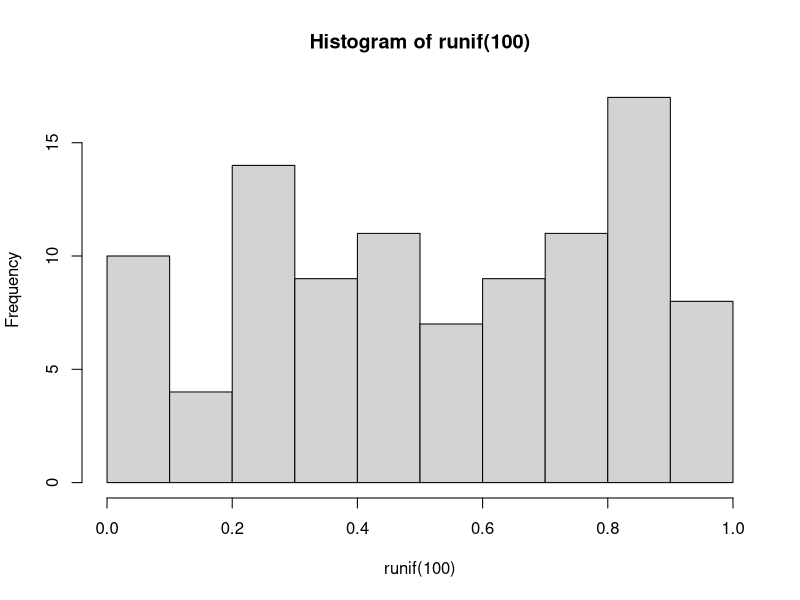
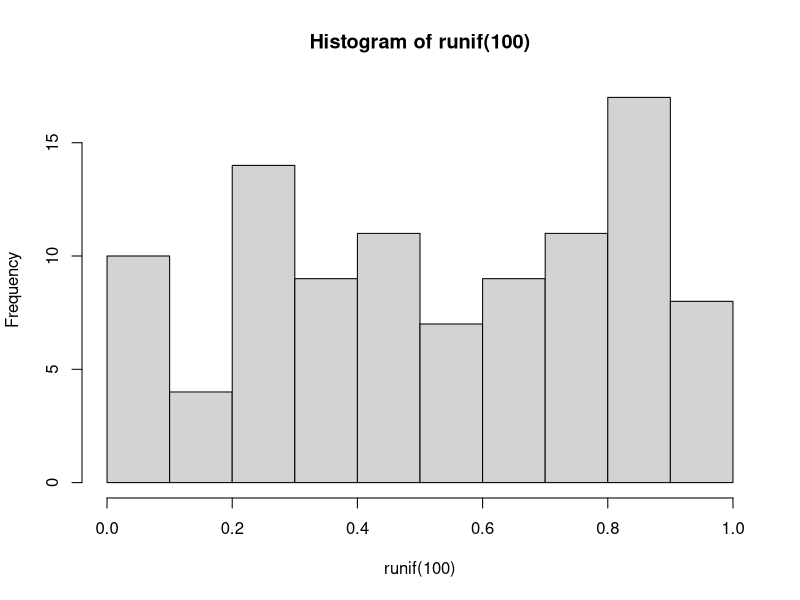
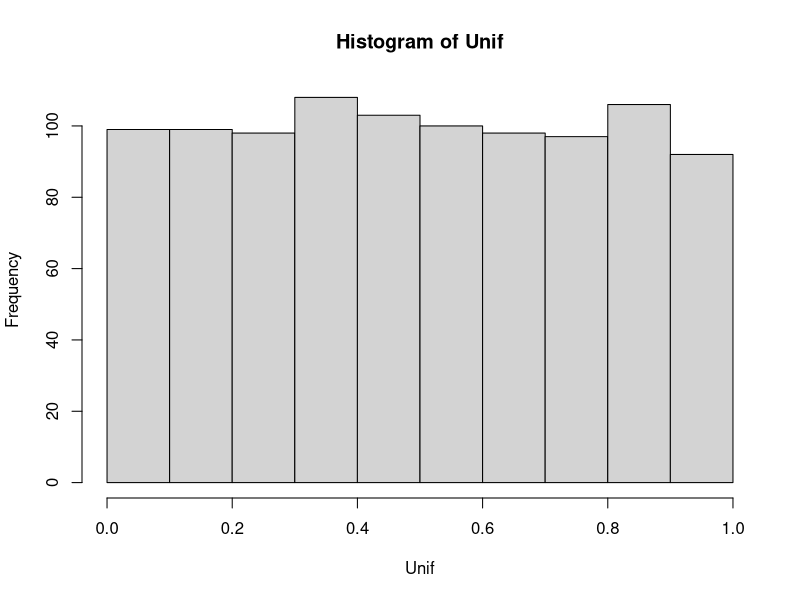
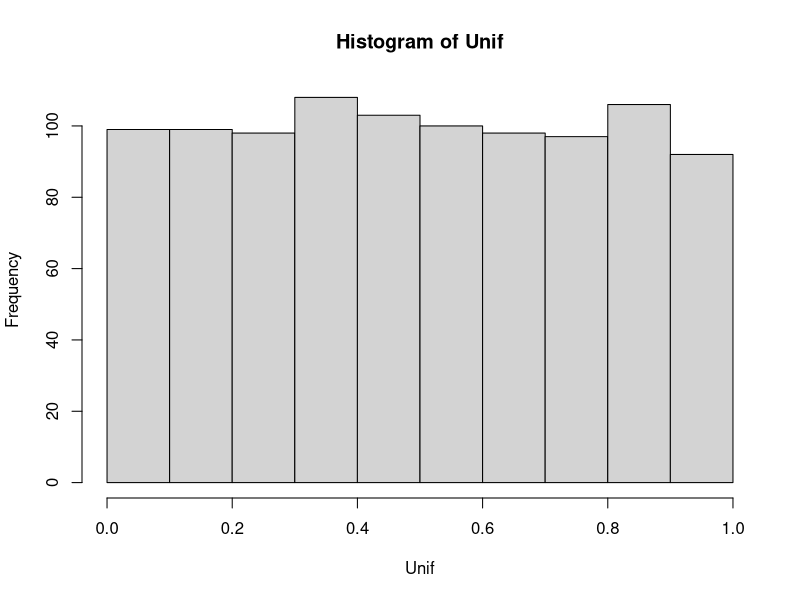
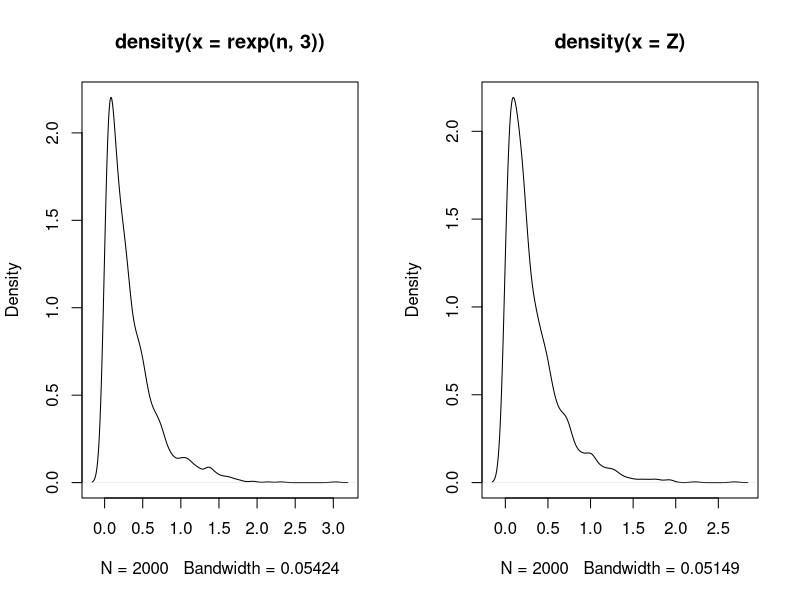
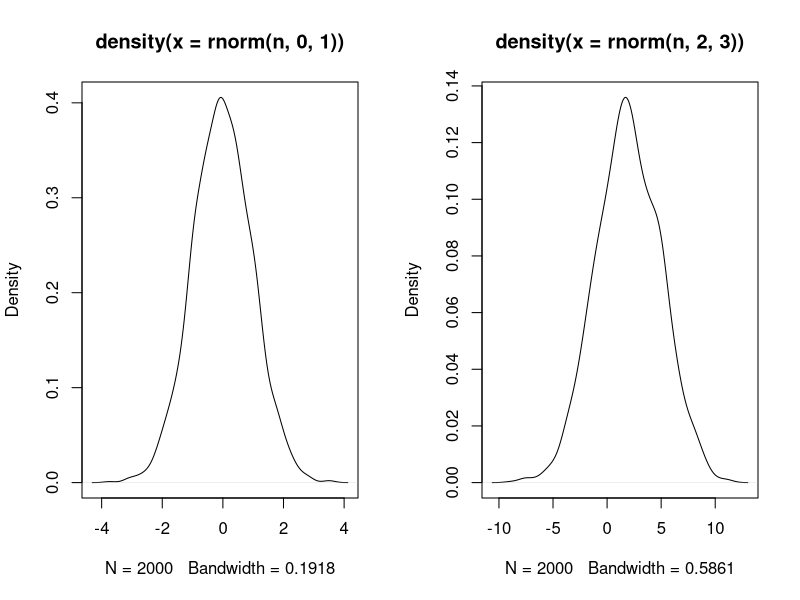
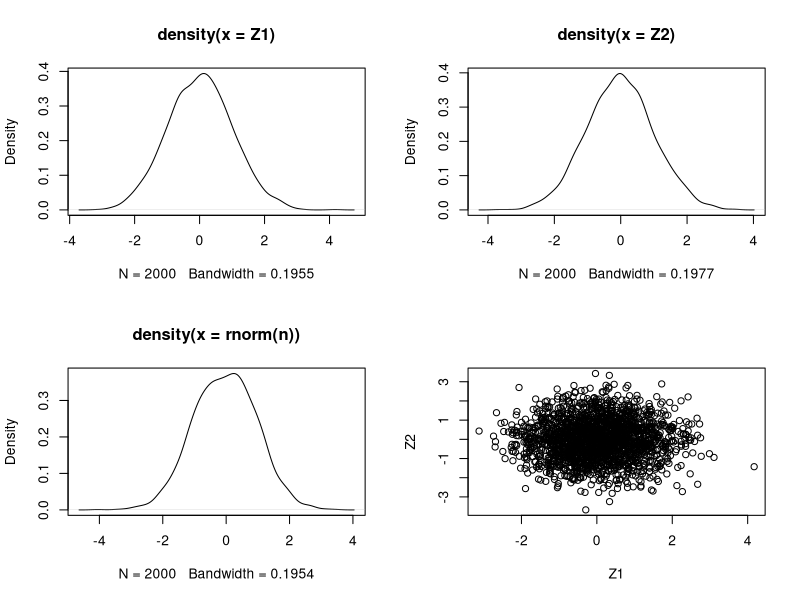

Reproduce these figures in R, in order. (Note: this script raises an error after producing the figures.)
rm(list=ls(all=TRUE))#to remove all the items

y=c(1:100)
mean(y)
c=0
for (i in 1:100)
{
  c=c+y[i]
}
c/length(y)
sum(y)/length(y)

mean((y-mean(y))^2)
var(y)
var(y)*(length(y)-1)/length(y)

y=c(3,4,5,42,18,95)
z=c(1,14,53,52,26,16)
cov(y,z)

b1=cov(y,z)/var(z)
b0=mean(y)-b1*mean(z)
b0
b1

lm(y~z) #linear model#


help(cbind)
X<-cbind(z,y)
X
dim(X)[1]

rbind(z,y)
t(rbind(z,y))

########Generate Random Variables######################
plot(hist(runif(100)))

set.seed(123)
Unif=runif(1000)
plot(hist(Unif))


n<-2000

par(mfrow=c(1,2))
plot(density(rexp(n,3)))

Z=-log(1-runif(n))/3
plot(density(Z))

help(rnorm)
plot(density(rnorm(n,0,1)))
plot(density(rnorm(n,2,3)))

U1=runif(n)
U2=runif(n)
Z1=sqrt(-2*log(U1))*cos(2*pi*U2)
Z2=sqrt(-2*log(U1))*sin(2*pi*U2)  

par(mfrow=c(2,2))
plot(density(Z1))
plot(density(Z2))
plot(density(rnorm(n)))
plot(Z1,Z2)

cor(Z1,Z2)
################################################
########What's the value of Pi##################
################################################
Pi=function(n)
{fn
  x=runif(n,-1,1)
  y=runif(n,-1,1)
  z=ifelse(sqrt(x^2+y^2)<=1,1,0)
  4*sum(z)/n
}
Pi(100000)
pi
################################################

set.seed(123)
number_obs=200*100
u=rnorm(number_obs)
ubars<-rep(NA,200)
for(i in 1:200)
{
  ubars[i]<-mean(u[1:i*(number_obs/200)])
}

system.time( for(i in 1:200)
{
  ubars[i]<-mean(u[1:i*(number_obs/200)])
}
)
plot(c(1:200),ubars,type="l", col = "skyblue", lwd = 2)
abline(h=0, col = "red",lwd=2)

mean(u)